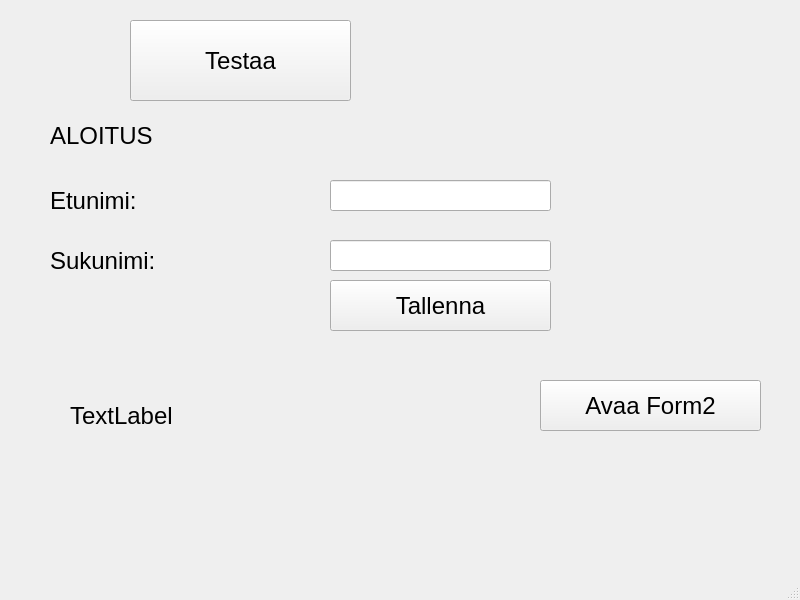
<?xml version="1.0" encoding="UTF-8"?>
<ui version="4.0">
 <class>MainWindow</class>
 <widget class="QMainWindow" name="MainWindow">
  <property name="geometry">
   <rect>
    <x>0</x>
    <y>0</y>
    <width>800</width>
    <height>600</height>
   </rect>
  </property>
  <property name="windowTitle">
   <string>MainWindow</string>
  </property>
  <widget class="QWidget" name="centralwidget">
   <widget class="QPushButton" name="btnTest">
    <property name="geometry">
     <rect>
      <x>130</x>
      <y>20</y>
      <width>221</width>
      <height>81</height>
     </rect>
    </property>
    <property name="font">
     <font>
      <pointsize>18</pointsize>
     </font>
    </property>
    <property name="text">
     <string>Testaa</string>
    </property>
   </widget>
   <widget class="QLabel" name="labelResult">
    <property name="geometry">
     <rect>
      <x>50</x>
      <y>100</y>
      <width>421</width>
      <height>71</height>
     </rect>
    </property>
    <property name="font">
     <font>
      <pointsize>18</pointsize>
     </font>
    </property>
    <property name="text">
     <string>ALOITUS</string>
    </property>
   </widget>
   <widget class="QLabel" name="label">
    <property name="geometry">
     <rect>
      <x>50</x>
      <y>180</y>
      <width>141</width>
      <height>41</height>
     </rect>
    </property>
    <property name="font">
     <font>
      <pointsize>18</pointsize>
     </font>
    </property>
    <property name="text">
     <string>Etunimi:</string>
    </property>
   </widget>
   <widget class="QLineEdit" name="textFname">
    <property name="geometry">
     <rect>
      <x>330</x>
      <y>180</y>
      <width>221</width>
      <height>31</height>
     </rect>
    </property>
    <property name="font">
     <font>
      <pointsize>18</pointsize>
     </font>
    </property>
   </widget>
   <widget class="QLabel" name="label_2">
    <property name="geometry">
     <rect>
      <x>50</x>
      <y>240</y>
      <width>141</width>
      <height>41</height>
     </rect>
    </property>
    <property name="font">
     <font>
      <pointsize>18</pointsize>
     </font>
    </property>
    <property name="text">
     <string>Sukunimi:</string>
    </property>
   </widget>
   <widget class="QLineEdit" name="textLname">
    <property name="geometry">
     <rect>
      <x>330</x>
      <y>240</y>
      <width>221</width>
      <height>31</height>
     </rect>
    </property>
    <property name="font">
     <font>
      <pointsize>18</pointsize>
     </font>
    </property>
   </widget>
   <widget class="QPushButton" name="btnSave">
    <property name="geometry">
     <rect>
      <x>330</x>
      <y>280</y>
      <width>221</width>
      <height>51</height>
     </rect>
    </property>
    <property name="font">
     <font>
      <pointsize>18</pointsize>
     </font>
    </property>
    <property name="text">
     <string>Tallenna</string>
    </property>
   </widget>
   <widget class="QLabel" name="labelMessage">
    <property name="geometry">
     <rect>
      <x>70</x>
      <y>370</y>
      <width>351</width>
      <height>91</height>
     </rect>
    </property>
    <property name="font">
     <font>
      <pointsize>18</pointsize>
     </font>
    </property>
    <property name="text">
     <string>TextLabel</string>
    </property>
   </widget>
   <widget class="QPushButton" name="btnOpenForm2">
    <property name="geometry">
     <rect>
      <x>540</x>
      <y>380</y>
      <width>221</width>
      <height>51</height>
     </rect>
    </property>
    <property name="font">
     <font>
      <pointsize>18</pointsize>
     </font>
    </property>
    <property name="text">
     <string>Avaa Form2</string>
    </property>
   </widget>
  </widget>
  <widget class="QMenuBar" name="menubar">
   <property name="geometry">
    <rect>
     <x>0</x>
     <y>0</y>
     <width>800</width>
     <height>22</height>
    </rect>
   </property>
  </widget>
  <widget class="QStatusBar" name="statusbar"/>
 </widget>
 <resources/>
 <connections/>
</ui>
